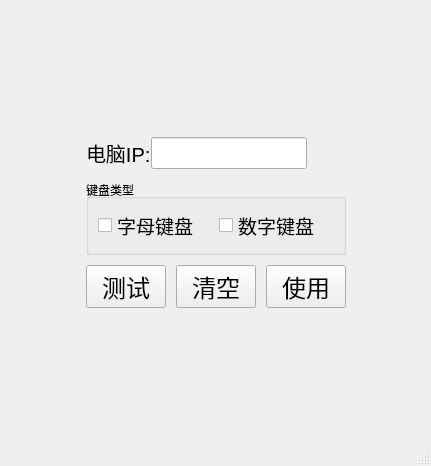
<?xml version="1.0" encoding="UTF-8"?>
<ui version="4.0">
 <class>MainWindow</class>
 <widget class="QMainWindow" name="MainWindow">
  <property name="geometry">
   <rect>
    <x>0</x>
    <y>0</y>
    <width>431</width>
    <height>466</height>
   </rect>
  </property>
  <property name="windowTitle">
   <string>MainWindow</string>
  </property>
  <widget class="QWidget" name="centralwidget">
   <layout class="QGridLayout" name="gridLayout_2">
    <item row="0" column="1">
     <spacer name="verticalSpacer">
      <property name="orientation">
       <enum>Qt::Vertical</enum>
      </property>
      <property name="sizeHint" stdset="0">
       <size>
        <width>20</width>
        <height>111</height>
       </size>
      </property>
     </spacer>
    </item>
    <item row="1" column="0">
     <spacer name="horizontalSpacer_2">
      <property name="orientation">
       <enum>Qt::Horizontal</enum>
      </property>
      <property name="sizeHint" stdset="0">
       <size>
        <width>51</width>
        <height>20</height>
       </size>
      </property>
     </spacer>
    </item>
    <item row="1" column="1">
     <layout class="QVBoxLayout" name="verticalLayout" stretch="2,2,3">
      <property name="spacing">
       <number>10</number>
      </property>
      <item>
       <layout class="QHBoxLayout" name="horizontalLayout" stretch="1,4,1">
        <property name="spacing">
         <number>0</number>
        </property>
        <item>
         <widget class="QLabel" name="IP_LAB">
          <property name="font">
           <font>
            <pointsize>15</pointsize>
           </font>
          </property>
          <property name="text">
           <string>电脑IP:</string>
          </property>
         </widget>
        </item>
        <item>
         <widget class="QLineEdit" name="IP_LE">
          <property name="sizePolicy">
           <sizepolicy hsizetype="Preferred" vsizetype="Preferred">
            <horstretch>0</horstretch>
            <verstretch>0</verstretch>
           </sizepolicy>
          </property>
          <property name="font">
           <font>
            <pointsize>15</pointsize>
           </font>
          </property>
         </widget>
        </item>
        <item>
         <widget class="QLabel" name="INFO_LAB">
          <property name="text">
           <string/>
          </property>
         </widget>
        </item>
       </layout>
      </item>
      <item>
       <widget class="QGroupBox" name="OPT_GB">
        <property name="layoutDirection">
         <enum>Qt::LeftToRight</enum>
        </property>
        <property name="title">
         <string>键盘类型</string>
        </property>
        <property name="alignment">
         <set>Qt::AlignLeading|Qt::AlignLeft|Qt::AlignVCenter</set>
        </property>
        <property name="checkable">
         <bool>false</bool>
        </property>
        <layout class="QGridLayout" name="gridLayout">
         <item row="0" column="0">
          <widget class="QCheckBox" name="KeyBoard_CB">
           <property name="font">
            <font>
             <pointsize>14</pointsize>
            </font>
           </property>
           <property name="text">
            <string>字母键盘</string>
           </property>
          </widget>
         </item>
         <item row="0" column="1">
          <widget class="QCheckBox" name="Num_Board_CB">
           <property name="font">
            <font>
             <pointsize>14</pointsize>
            </font>
           </property>
           <property name="text">
            <string>数字键盘</string>
           </property>
          </widget>
         </item>
        </layout>
       </widget>
      </item>
      <item>
       <layout class="QHBoxLayout" name="horizontalLayout_2">
        <item>
         <widget class="QPushButton" name="TEST_BTN">
          <property name="sizePolicy">
           <sizepolicy hsizetype="Preferred" vsizetype="Preferred">
            <horstretch>0</horstretch>
            <verstretch>0</verstretch>
           </sizepolicy>
          </property>
          <property name="font">
           <font>
            <pointsize>18</pointsize>
           </font>
          </property>
          <property name="text">
           <string>测试</string>
          </property>
         </widget>
        </item>
        <item>
         <widget class="QPushButton" name="RESET_BTN">
          <property name="sizePolicy">
           <sizepolicy hsizetype="Preferred" vsizetype="Preferred">
            <horstretch>0</horstretch>
            <verstretch>0</verstretch>
           </sizepolicy>
          </property>
          <property name="font">
           <font>
            <pointsize>18</pointsize>
           </font>
          </property>
          <property name="text">
           <string>清空</string>
          </property>
         </widget>
        </item>
        <item>
         <widget class="QPushButton" name="USE_BTN">
          <property name="sizePolicy">
           <sizepolicy hsizetype="Preferred" vsizetype="Preferred">
            <horstretch>0</horstretch>
            <verstretch>0</verstretch>
           </sizepolicy>
          </property>
          <property name="font">
           <font>
            <pointsize>18</pointsize>
           </font>
          </property>
          <property name="text">
           <string>使用</string>
          </property>
         </widget>
        </item>
       </layout>
      </item>
     </layout>
    </item>
    <item row="1" column="2">
     <spacer name="horizontalSpacer">
      <property name="orientation">
       <enum>Qt::Horizontal</enum>
      </property>
      <property name="sizeHint" stdset="0">
       <size>
        <width>50</width>
        <height>20</height>
       </size>
      </property>
     </spacer>
    </item>
    <item row="2" column="1">
     <spacer name="verticalSpacer_2">
      <property name="orientation">
       <enum>Qt::Vertical</enum>
      </property>
      <property name="sizeHint" stdset="0">
       <size>
        <width>20</width>
        <height>111</height>
       </size>
      </property>
     </spacer>
    </item>
   </layout>
  </widget>
  <widget class="QMenuBar" name="menubar">
   <property name="geometry">
    <rect>
     <x>0</x>
     <y>0</y>
     <width>431</width>
     <height>26</height>
    </rect>
   </property>
  </widget>
  <widget class="QStatusBar" name="statusbar"/>
 </widget>
 <resources/>
 <connections/>
</ui>
